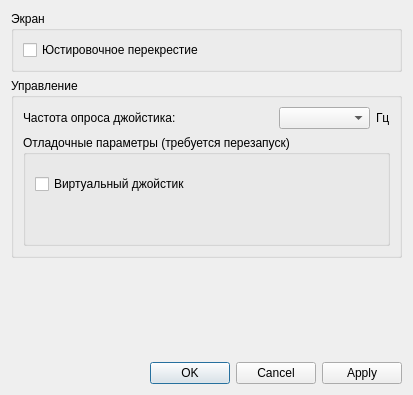
<?xml version="1.0" encoding="UTF-8"?>
<ui version="4.0">
 <class>VlxDisplayParametersDialog</class>
 <widget class="QDialog" name="VlxDisplayParametersDialog">
  <property name="geometry">
   <rect>
    <x>0</x>
    <y>0</y>
    <width>413</width>
    <height>395</height>
   </rect>
  </property>
  <property name="windowTitle">
   <string>Доп. параметры</string>
  </property>
  <layout class="QGridLayout" name="gridLayout_4">
   <item row="0" column="0">
    <widget class="QGroupBox" name="groupBox_2">
     <property name="title">
      <string>Экран</string>
     </property>
     <layout class="QGridLayout" name="gridLayout">
      <item row="0" column="0">
       <widget class="QCheckBox" name="chbAlignmentCrossEn">
        <property name="text">
         <string>Юстировочное перекрестие</string>
        </property>
       </widget>
      </item>
     </layout>
    </widget>
   </item>
   <item row="1" column="0">
    <widget class="QGroupBox" name="groupBox">
     <property name="title">
      <string>Управление</string>
     </property>
     <layout class="QGridLayout" name="gridLayout_3">
      <item row="0" column="2">
       <widget class="QComboBox" name="cbJoystickPollFreq">
        <property name="sizePolicy">
         <sizepolicy hsizetype="Expanding" vsizetype="Fixed">
          <horstretch>0</horstretch>
          <verstretch>0</verstretch>
         </sizepolicy>
        </property>
       </widget>
      </item>
      <item row="0" column="0">
       <widget class="QLabel" name="label">
        <property name="text">
         <string>Частота опроса джойстика:</string>
        </property>
       </widget>
      </item>
      <item row="0" column="1">
       <spacer name="horizontalSpacer">
        <property name="orientation">
         <enum>Qt::Orientation::Horizontal</enum>
        </property>
        <property name="sizeHint" stdset="0">
         <size>
          <width>40</width>
          <height>20</height>
         </size>
        </property>
       </spacer>
      </item>
      <item row="0" column="3">
       <widget class="QLabel" name="label_2">
        <property name="text">
         <string>Гц</string>
        </property>
       </widget>
      </item>
      <item row="1" column="0" colspan="4">
       <widget class="QGroupBox" name="groupBox_3">
        <property name="title">
         <string>Отладочные параметры (требуется перезапуск)</string>
        </property>
        <layout class="QGridLayout" name="gridLayout_2">
         <item row="2" column="0">
          <spacer name="verticalSpacer_4">
           <property name="orientation">
            <enum>Qt::Orientation::Vertical</enum>
           </property>
           <property name="sizeHint" stdset="0">
            <size>
             <width>20</width>
             <height>40</height>
            </size>
           </property>
          </spacer>
         </item>
         <item row="1" column="0">
          <widget class="QCheckBox" name="chbVirtJoystick">
           <property name="text">
            <string>Виртуальный джойстик</string>
           </property>
          </widget>
         </item>
         <item row="0" column="0">
          <spacer name="verticalSpacer_2">
           <property name="orientation">
            <enum>Qt::Orientation::Vertical</enum>
           </property>
           <property name="sizeHint" stdset="0">
            <size>
             <width>20</width>
             <height>10</height>
            </size>
           </property>
          </spacer>
         </item>
        </layout>
       </widget>
      </item>
     </layout>
    </widget>
   </item>
   <item row="2" column="0">
    <spacer name="verticalSpacer">
     <property name="orientation">
      <enum>Qt::Orientation::Vertical</enum>
     </property>
     <property name="sizeHint" stdset="0">
      <size>
       <width>20</width>
       <height>40</height>
      </size>
     </property>
    </spacer>
   </item>
   <item row="3" column="0">
    <widget class="QDialogButtonBox" name="buttonBox">
     <property name="orientation">
      <enum>Qt::Orientation::Horizontal</enum>
     </property>
     <property name="standardButtons">
      <set>QDialogButtonBox::StandardButton::Apply|QDialogButtonBox::StandardButton::Cancel|QDialogButtonBox::StandardButton::Ok</set>
     </property>
    </widget>
   </item>
  </layout>
 </widget>
 <resources/>
 <connections>
  <connection>
   <sender>buttonBox</sender>
   <signal>accepted()</signal>
   <receiver>VlxDisplayParametersDialog</receiver>
   <slot>accept()</slot>
   <hints>
    <hint type="sourcelabel">
     <x>257</x>
     <y>105</y>
    </hint>
    <hint type="destinationlabel">
     <x>157</x>
     <y>274</y>
    </hint>
   </hints>
  </connection>
  <connection>
   <sender>buttonBox</sender>
   <signal>rejected()</signal>
   <receiver>VlxDisplayParametersDialog</receiver>
   <slot>reject()</slot>
   <hints>
    <hint type="sourcelabel">
     <x>289</x>
     <y>105</y>
    </hint>
    <hint type="destinationlabel">
     <x>286</x>
     <y>274</y>
    </hint>
   </hints>
  </connection>
 </connections>
</ui>
